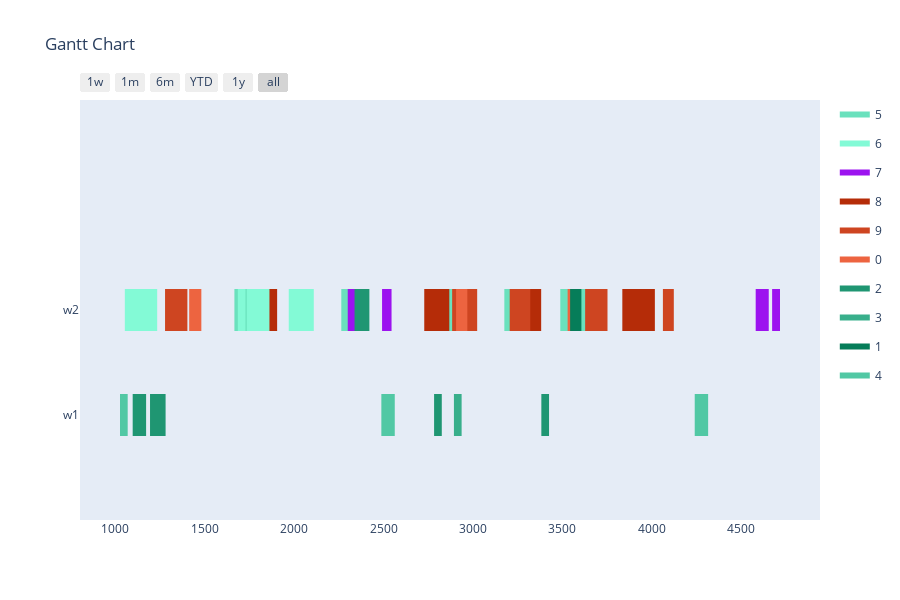

Source (notebook cell):
### Markdown cell above
Config 2 - Test with Two Point Crossover

### Code cell
optimizer = BaseGA(env)
optimizer.set_minimize()
# optional (in this case, all options given are the default option, if the configuration step is skipped)
optimizer.configure('tardiness', 'twopointcrossover', 'roulettewheel', 'randomize')
# choose an input generator (optional) -> decides how the data gets converted into the optimizer format
#optimizer.set_input_generator('SameLengthAlternativesGenerator')
# all parameters after offspring_amount are optional (in this case -> verbose=True)
result, best_fitness_history, average_fitness_history, best_generation_history, feasible_gen = optimizer.optimize(orders, max_generations, earliest_time_slot, last_time_slot, population_size, offspring_amount, verbose=True)
workstation_assignments = reformat_result(result, orders, workstations, recipes, tasks)
visualize(workstation_assignments, best_fitness_history, average_fitness_history, best_generation_history, feasible_gen)

### Figure 1 — Plotly figure (JSON) as saved in the notebook; plotly's stock layout.template omitted (floating-point values rounded to 4 significant figures)
{"data": [{"fill": "toself", "fillcolor": "rgb(106, 225, 189)", "hoverinfo": "name", "legendgroup": "rgb(106, 225, 189)", "mode": "none", "name": "5", "type": "scatter", "x": [2264, 2307, 2307, 2264, 2264, 3176, 3291, 3291, 3176, 3176, 1666, 1801, 1801, 1666, 1666, 2782, 2897, 2897, 2782, 2782, 3513, 3648, 3648, 3513, 3513, 3489, 3629, 3629, 3489, 3489, 3220, 3278, 3278, 3220], "y": [0.8, 0.8, 1.2, 1.2, null, 0.8, 0.8, 1.2, 1.2, null, 0.8, 0.8, 1.2, 1.2, null, 0.8, 0.8, 1.2, 1.2, null, 0.8, 0.8, 1.2, 1.2, null, 0.8, 0.8, 1.2, 1.2, null, 0.8, 0.8, 1.2, 1.2]}, {"fill": "toself", "fillcolor": "rgb(131, 250, 214)", "hoverinfo": "name", "legendgroup": "rgb(131, 250, 214)", "mode": "none", "name": "6", "type": "scatter", "x": [1970, 2110, 2110, 1970, 1970, 202, 260, 260, 202, 202, 1685, 1728, 1728, 1685, 1685, 1735, 1870, 1870, 1735, 1735, 1053, 1188, 1188, 1053, 1053, 320, 381, 381, 320, 320, 1094, 1234, 1234, 1094], "y": [0.8, 0.8, 1.2, 1.2, null, 0.8, 0.8, 1.2, 1.2, null, 0.8, 0.8, 1.2, 1.2, null, 0.8, 0.8, 1.2, 1.2, null, 0.8, 0.8, 1.2, 1.2, null, 0.8, 0.8, 1.2, 1.2, null, 0.8, 0.8, 1.2, 1.2]}, {"fill": "toself", "fillcolor": "rgb(156, 19, 239)", "hoverinfo": "name", "legendgroup": "rgb(156, 19, 239)", "mode": "none", "name": "7", "type": "scatter", "x": [2492, 2545, 2545, 2492, 2492, 4674, 4718, 4718, 4674, 4674, 4582, 4655, 4655, 4582, 4582, 2300, 2373, 2373, 2300], "y": [0.8, 0.8, 1.2, 1.2, null, 0.8, 0.8, 1.2, 1.2, null, 0.8, 0.8, 1.2, 1.2, null, 0.8, 0.8, 1.2, 1.2]}, {"fill": "toself", "fillcolor": "rgb(181, 44, 8)", "hoverinfo": "name", "legendgroup": "rgb(181, 44, 8)", "mode": "none", "name": "8", "type": "scatter", "x": [643, 768, 768, 643, 643, 3960, 4018, 4018, 3960, 3960, 1862, 1905, 1905, 1862, 1862, 3836, 3976, 3976, 3836, 3836, 2728, 2868, 2868, 2728, 2728, 770, 905, 905, 770, 770, 3247, 3382, 3382, 3247], "y": [0.8, 0.8, 1.2, 1.2, null, 0.8, 0.8, 1.2, 1.2, null, 0.8, 0.8, 1.2, 1.2, null, 0.8, 0.8, 1.2, 1.2, null, 0.8, 0.8, 1.2, 1.2, null, 0.8, 0.8, 1.2, 1.2, null, 0.8, 0.8, 1.2, 1.2]}, {"fill": "toself", "fillcolor": "rgb(206, 69, 33)", "hoverinfo": "name", "legendgroup": "rgb(206, 69, 33)", "mode": "none", "name": "9", "type": "scatter", "x": [3628, 3753, 3753, 3628, 3628, 1339, 1382, 1382, 1339, 1339, 2884, 3024, 3024, 2884, 2884, 283, 423, 423, 283, 283, 4063, 4124, 4124, 4063, 4063, 3206, 3321, 3321, 3206, 3206, 1278, 1403, 1403, 1278], "y": [0.8, 0.8, 1.2, 1.2, null, 0.8, 0.8, 1.2, 1.2, null, 0.8, 0.8, 1.2, 1.2, null, 0.8, 0.8, 1.2, 1.2, null, 0.8, 0.8, 1.2, 1.2, null, 0.8, 0.8, 1.2, 1.2, null, 0.8, 0.8, 1.2, 1.2]}, {"fill": "toself", "fillcolor": "rgb(237, 100, 64)", "hoverinfo": "name", "legendgroup": "rgb(237, 100, 64)", "mode": "none", "name": "0", "type": "scatter", "x": [1413, 1457, 1457, 1413, 1413, 1418, 1481, 1481, 1418, 1418, 3530, 3603, 3603, 3530, 3530, 2906, 2969, 2969, 2906], "y": [0.8, 0.8, 1.2, 1.2, null, 0.8, 0.8, 1.2, 1.2, null, 0.8, 0.8, 1.2, 1.2, null, 0.8, 0.8, 1.2, 1.2]}, {"fill": "toself", "fillcolor": "rgb(31, 150, 114)", "hoverinfo": "name", "legendgroup": "rgb(31, 150, 114)", "mode": "none", "name": "2", "type": "scatter", "x": [2338, 2421, 2421, 2338, 2338, 3383, 3426, 3426, 3383, 3383, 2783, 2826, 2826, 2783, 2783, 1194, 1281, 1281, 1194, 1194, 319, 394, 394, 319, 319, 1097, 1172, 1172, 1097], "y": [0.8, 0.8, 1.2, 1.2, null, -0.2, -0.2, 0.2, 0.2, null, -0.2, -0.2, 0.2, 0.2, null, -0.2, -0.2, 0.2, 0.2, null, -0.2, -0.2, 0.2, 0.2, null, -0.2, -0.2, 0.2, 0.2]}, {"fill": "toself", "fillcolor": "rgb(56, 175, 139)", "hoverinfo": "name", "legendgroup": "rgb(56, 175, 139)", "mode": "none", "name": "3", "type": "scatter", "x": [247, 342, 342, 247, 247, 382, 417, 417, 382, 382, 2894, 2937, 2937, 2894, 2894, 620, 663, 663, 620, 620, 404, 447, 447, 404, 404, 630, 665, 665, 630], "y": [0.8, 0.8, 1.2, 1.2, null, -0.2, -0.2, 0.2, 0.2, null, -0.2, -0.2, 0.2, 0.2, null, -0.2, -0.2, 0.2, 0.2, null, -0.2, -0.2, 0.2, 0.2, null, -0.2, -0.2, 0.2, 0.2]}, {"fill": "toself", "fillcolor": "rgb(6, 125, 89)", "hoverinfo": "name", "legendgroup": "rgb(6, 125, 89)", "mode": "none", "name": "1", "type": "scatter", "x": [670, 714, 714, 670, 670, 3544, 3607, 3607, 3544, 3544, 486, 530, 530, 486, 486, 559, 612, 612, 559], "y": [0.8, 0.8, 1.2, 1.2, null, 0.8, 0.8, 1.2, 1.2, null, 0.8, 0.8, 1.2, 1.2, null, 0.8, 0.8, 1.2, 1.2]}, {"fill": "toself", "fillcolor": "rgb(81, 200, 164)", "hoverinfo": "name", "legendgroup": "rgb(81, 200, 164)", "mode": "none", "name": "4", "type": "scatter", "x": [550, 645, 645, 550, 550, 310, 393, 393, 310, 310, 688, 783, 783, 688, 688, 2488, 2563, 2563, 2488, 2488, 1026, 1069, 1069, 1026, 1026, 4241, 4316, 4316, 4241], "y": [0.8, 0.8, 1.2, 1.2, null, 0.8, 0.8, 1.2, 1.2, null, 0.8, 0.8, 1.2, 1.2, null, -0.2, -0.2, 0.2, 0.2, null, -0.2, -0.2, 0.2, 0.2, null, -0.2, -0.2, 0.2, 0.2]}, {"legendgroup": "rgb(106, 225, 189)", "marker": {"color": "rgb(106, 225, 189)", "opacity": 0, "size": 1}, "mode": "markers", "name": "", "showlegend": false, "text": [null, null, null, null, null, null, null, null, null, null, null, null, null, null], "type": "scatter", "x": [2264, 2307, 3176, 3291, 1666, 1801, 2782, 2897, 3513, 3648, 3489, 3629, 3220, 3278], "y": [1, 1, 1, 1, 1, 1, 1, 1, 1, 1, 1, 1, 1, 1]}, {"legendgroup": "rgb(131, 250, 214)", "marker": {"color": "rgb(131, 250, 214)", "opacity": 0, "size": 1}, "mode": "markers", "name": "", "showlegend": false, "text": [null, null, null, null, null, null, null, null, null, null, null, null, null, null], "type": "scatter", "x": [1970, 2110, 202, 260, 1685, 1728, 1735, 1870, 1053, 1188, 320, 381, 1094, 1234], "y": [1, 1, 1, 1, 1, 1, 1, 1, 1, 1, 1, 1, 1, 1]}, {"legendgroup": "rgb(156, 19, 239)", "marker": {"color": "rgb(156, 19, 239)", "opacity": 0, "size": 1}, "mode": "markers", "name": "", "showlegend": false, "text": [null, null, null, null, null, null, null, null], "type": "scatter", "x": [2492, 2545, 4674, 4718, 4582, 4655, 2300, 2373], "y": [1, 1, 1, 1, 1, 1, 1, 1]}, {"legendgroup": "rgb(181, 44, 8)", "marker": {"color": "rgb(181, 44, 8)", "opacity": 0, "size": 1}, "mode": "markers", "name": "", "showlegend": false, "text": [null, null, null, null, null, null, null, null, null, null, null, null, null, null], "type": "scatter", "x": [643, 768, 3960, 4018, 1862, 1905, 3836, 3976, 2728, 2868, 770, 905, 3247, 3382], "y": [1, 1, 1, 1, 1, 1, 1, 1, 1, 1, 1, 1, 1, 1]}, {"legendgroup": "rgb(206, 69, 33)", "marker": {"color": "rgb(206, 69, 33)", "opacity": 0, "size": 1}, "mode": "markers", "name": "", "showlegend": false, "text": [null, null, null, null, null, null, null, null, null, null, null, null, null, null], "type": "scatter", "x": [3628, 3753, 1339, 1382, 2884, 3024, 283, 423, 4063, 4124, 3206, 3321, 1278, 1403], "y": [1, 1, 1, 1, 1, 1, 1, 1, 1, 1, 1, 1, 1, 1]}, {"legendgroup": "rgb(237, 100, 64)", "marker": {"color": "rgb(237, 100, 64)", "opacity": 0, "size": 1}, "mode": "markers", "name": "", "showlegend": false, "text": [null, null, null, null, null, null, null, null], "type": "scatter", "x": [1413, 1457, 1418, 1481, 3530, 3603, 2906, 2969], "y": [1, 1, 1, 1, 1, 1, 1, 1]}, {"legendgroup": "rgb(31, 150, 114)", "marker": {"color": "rgb(31, 150, 114)", "opacity": 0, "size": 1}, "mode": "markers", "name": "", "showlegend": false, "text": [null, null, null, null, null, null, null, null, null, null, null, null], "type": "scatter", "x": [2338, 2421, 3383, 3426, 2783, 2826, 1194, 1281, 319, 394, 1097, 1172], "y": [1, 1, 0, 0, 0, 0, 0, 0, 0, 0, 0, 0]}, {"legendgroup": "rgb(56, 175, 139)", "marker": {"color": "rgb(56, 175, 139)", "opacity": 0, "size": 1}, "mode": "markers", "name": "", "showlegend": false, "text": [null, null, null, null, null, null, null, null, null, null, null, null], "type": "scatter", "x": [247, 342, 382, 417, 2894, 2937, 620, 663, 404, 447, 630, 665], "y": [1, 1, 0, 0, 0, 0, 0, 0, 0, 0, 0, 0]}, {"legendgroup": "rgb(6, 125, 89)", "marker": {"color": "rgb(6, 125, 89)", "opacity": 0, "size": 1}, "mode": "markers", "name": "", "showlegend": false, "text": [null, null, null, null, null, null, null, null], "type": "scatter", "x": [670, 714, 3544, 3607, 486, 530, 559, 612], "y": [1, 1, 1, 1, 1, 1, 1, 1]}, {"legendgroup": "rgb(81, 200, 164)", "marker": {"color": "rgb(81, 200, 164)", "opacity": 0, "size": 1}, "mode": "markers", "name": "", "showlegend": false, "text": [null, null, null, null, null, null, null, null, null, null, null, null], "type": "scatter", "x": [550, 645, 310, 393, 688, 783, 2488, 2563, 1026, 1069, 4241, 4316], "y": [1, 1, 1, 1, 1, 1, 0, 0, 0, 0, 0, 0]}], "layout": {"height": 600, "hovermode": "closest", "showlegend": true, "title": {"text": "Gantt Chart"}, "xaxis": {"rangeselector": {"buttons": [{"count": 7, "label": "1w", "step": "day", "stepmode": "backward"}, {"count": 1, "label": "1m", "step": "month", "stepmode": "backward"}, {"count": 6, "label": "6m", "step": "month", "stepmode": "backward"}, {"count": 1, "label": "YTD", "step": "year", "stepmode": "todate"}, {"count": 1, "label": "1y", "step": "year", "stepmode": "backward"}, {"step": "all"}]}, "showgrid": false, "type": "date", "zeroline": false}, "yaxis": {"autorange": false, "range": [-1, 3], "showgrid": false, "ticktext": ["w1", "w2"], "tickvals": [0, 1], "zeroline": false}}}
